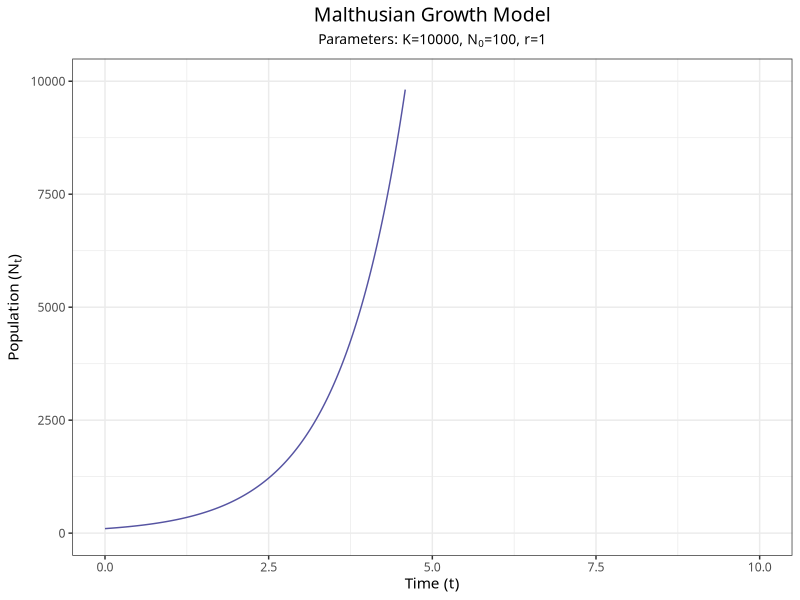
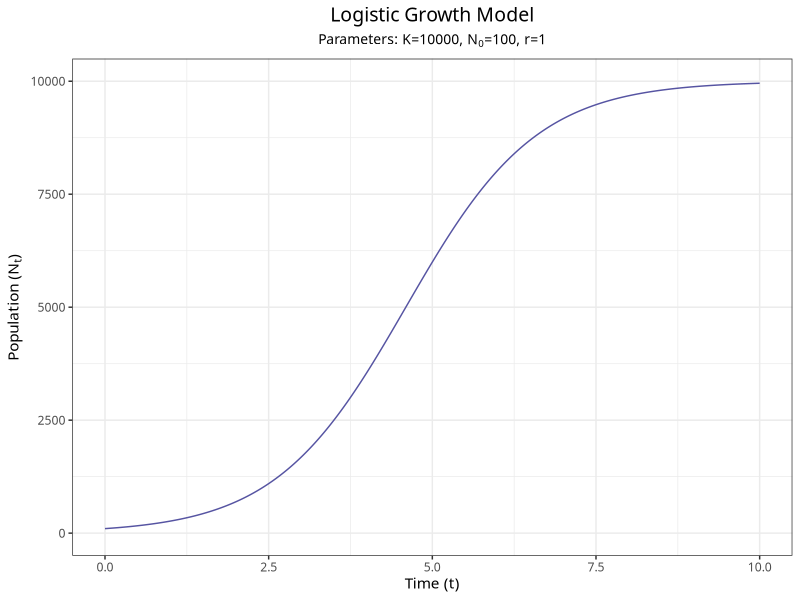
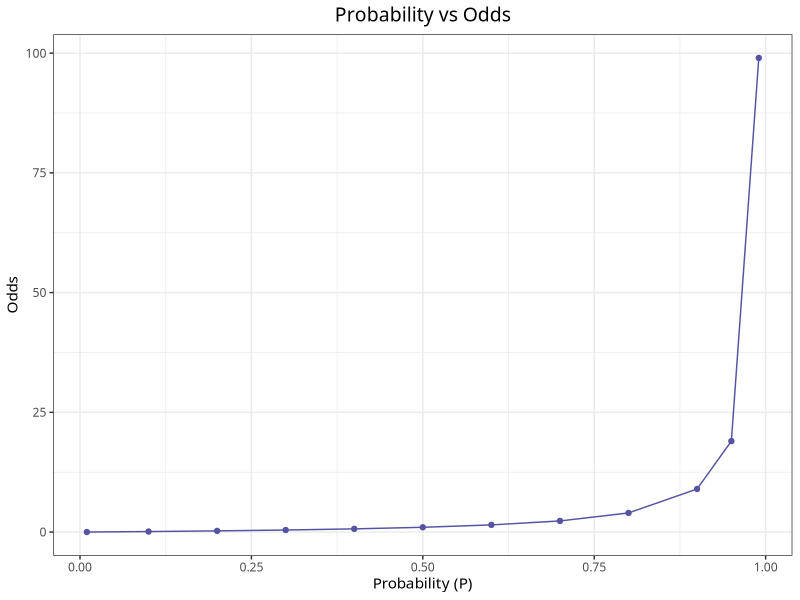
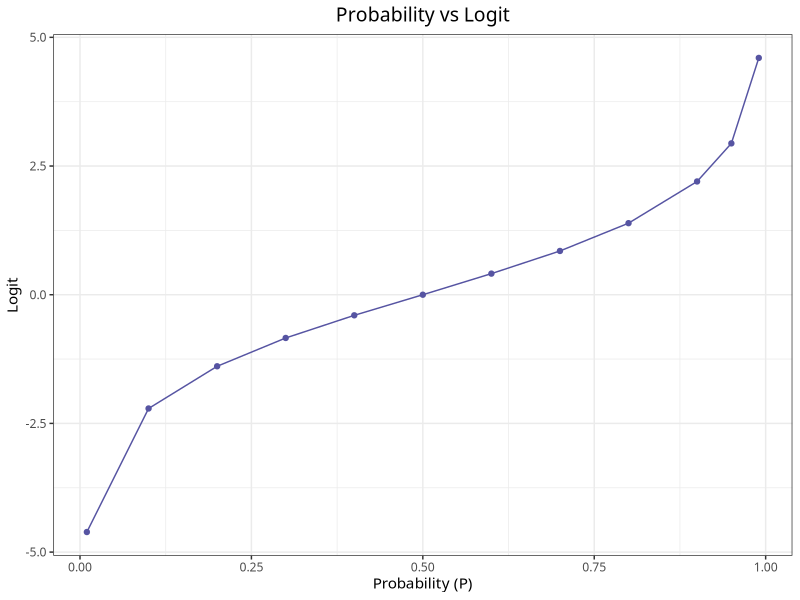

Write the R code that produced these figures, in order.
## ---- chunk 1
#| label: setup
#| include: false
library(tidyverse)
library(kableExtra)
library(here)
## ---- chunk 2
# Parameters
K <- 10000
N_0 <- 100
r <- 1

# Calculation
x <- seq(0, 10, length.out = 400)
N_t_malthus <- N_0 * exp(r * x)
data_malthus <- data.frame(Time = x, Population = N_t_malthus)

# Plotting
ggplot(data_malthus, aes(x = Time, y = Population)) +
  geom_line(color = "#5654A2") +
  labs(title = "Malthusian Growth Model",
       subtitle = expression(
         paste("Parameters: ", K, "=10000, ", N[0], "=100, ", r, "=1")
         ),
       x = "Time (t)",
       y = expression(paste("Population (", N[t], ")"))) +
  ylim(0, 10000) +
  theme_bw(base_family = 'Ubuntu') +
  theme(plot.subtitle = element_text(hjust = 0.5, size = 10),
        plot.title = element_text(hjust = 0.5, size = 14))
## ---- chunk 3
# Calculation for Logistic Growth Model
N_t_logit <- K / (1 + ((K - N_0) / N_0) * exp(-r * x))
data_logit <- data.frame(Time = x, Population = N_t_logit)

# Plotting the Logistic Growth Model
ggplot(data_logit, aes(x = Time, y = Population)) +
  geom_line(color = "#5654A2") +
  labs(title = "Logistic Growth Model",
       subtitle = expression(
         paste("Parameters: ", K, "=10000, ", N[0], "=100, ", r, "=1")
         ),
       x = "Time (t)",
       y = expression(paste("Population (", N[t], ")"))) +
  ylim(0, 10000) +
  theme_bw(base_family = 'Ubuntu') +
  theme(plot.subtitle = element_text(hjust = 0.5, size = 10),
        plot.title = element_text(hjust = 0.5, size = 14))
## ---- chunk 4
#| echo: false
# Define the probability values
P <- c(0.01, 0.1, 0.2, 0.3, 0.4, 0.5, 0.6, 0.7, 0.8, 0.9, 0.95, 0.99)

# Calculation
Odds <- round(P / (1 - P), 2)
Logit <- round(log(Odds), 2)

# Data frame
data_logit <- data.frame(P, Odds, Logit)
data_logit %>% 
  kable(escape = FALSE, align = c("c")) %>% 
  column_spec(column = 1, width = '10em') %>%
  column_spec(column = 2, width = '10em') %>% 
  column_spec(column = 3, width = '10em') %>% 
  kable_styling(position = "center")
## ---- chunk 5
#| echo: false
#| out-width: 90%
# Plot P vs Odds
ggplot(data_logit, aes(x = P, y = Odds)) +
  geom_point(color = "#5654A2") +
  geom_line(color = "#5654A2") +
  labs(title = "Probability vs Odds",
       x = "Probability (P)",
       y = "Odds") +
  theme_bw(base_family = 'Ubuntu') +
  theme(plot.title = element_text(hjust = 0.5, size = 14))
## ---- chunk 6
#| echo: false
#| out-width: 90%
# Plot P vs Logit
ggplot(data_logit, aes(x = P, y = Logit)) +
  geom_point(color = "#5654A2") +
  geom_line(color = "#5654A2") +
  labs(title = "Probability vs Logit",
       x = "Probability (P)",
       y = "Logit") +
  theme_bw(base_family = 'Ubuntu') +
  theme(plot.title = element_text(hjust = 0.5, size = 14))
